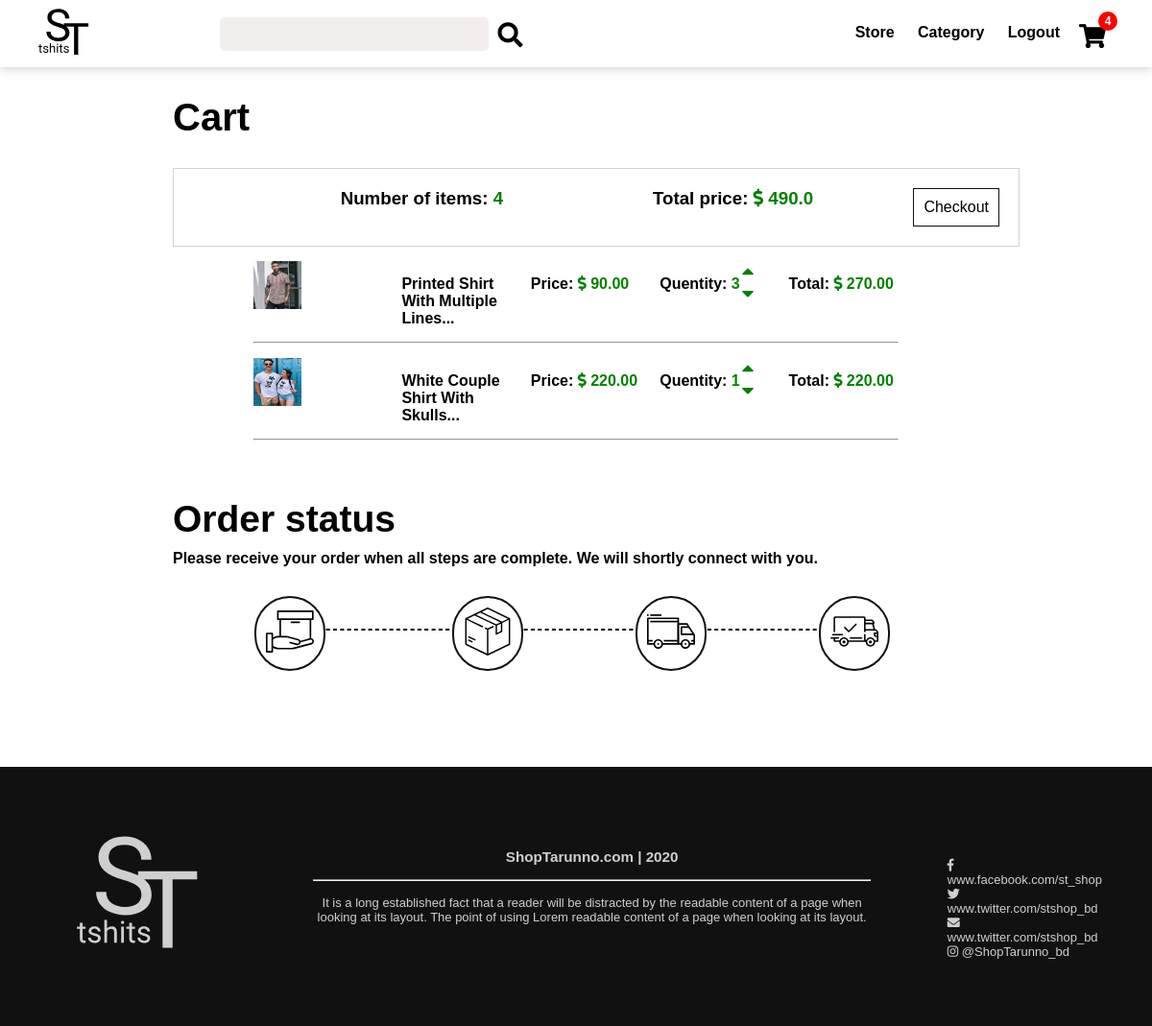
/cart/ (signed in), run on an earlier commit of the app's database.
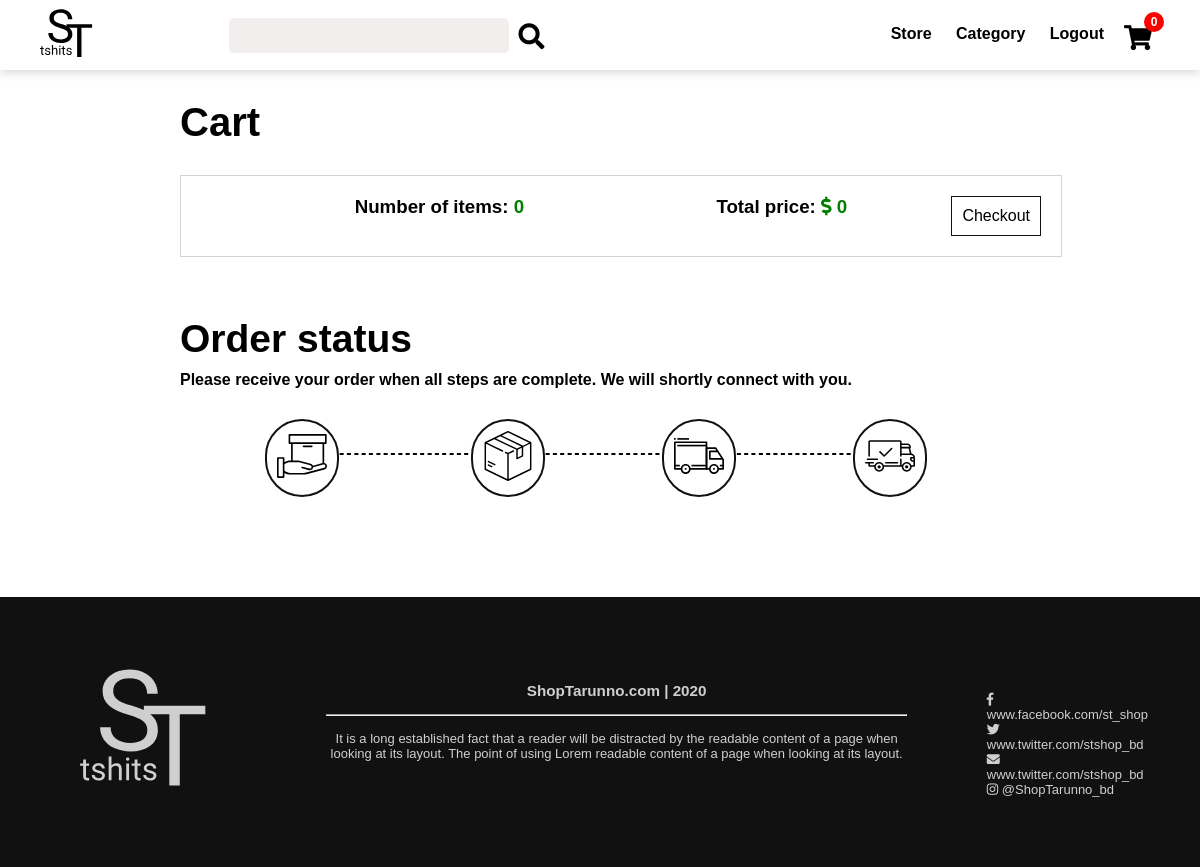
And on a later commit of the database.
### store/models.py (models this page shows, shortened)
class Order(models.Model):
    customer = models.ForeignKey(Customer, on_delete=models.SET_NULL, null=True, blank=True)
    date = models.DateTimeField(default=timezone.now)
    complete = models.BooleanField(default=False, null=True, blank=True)
    transaction_id = models.CharField(max_length=200, null=True, blank=True)
    order_placed = models.BooleanField(default = False, null=True, blank=True)
    order_packed = models.BooleanField(default = False, null=True, blank=True)
    order_shipping = models.BooleanField(default = False, null=True, blank=True)
    order_shipped = models.BooleanField(default = False, null=True, blank=True)
    @property
    def get_cart_total(self):
        items = self.orderitem_set.all()
        total = sum([item.get_total for item in items])
        return total
    @property
    def get_cart_total_item(self):
        items = self.orderitem_set.all()
        total = sum([item.quentity for item in items])
        return total

class OrderItem(models.Model):
    product = models.ForeignKey(Product, on_delete=models.CASCADE, null=True, blank=True)
    order = models.ForeignKey(Order, on_delete=models.CASCADE, null=True, blank=True)
    quentity = models.IntegerField(default=0, null=True, blank=True)
    date =  models.DateTimeField(default=timezone.now)
    @property
    def get_total(self):
        total = self.product.price * self.quentity
        return total

class Product(models.Model):
    name = models.CharField(max_length=100, null=True)
    price = models.FloatField(null=True)
    category = models.ManyToManyField(Category, null=True)
    image = models.ImageField(null=True, blank=True, upload_to='product/')
    on_sell = models.BooleanField(default=False, null=True)
    date = models.DateTimeField(default=timezone.now)
    on_stock = models.BooleanField(default=True, null=True)
    delivery = models.BooleanField(default=False, null=True)

### store/views.py (the view)
# urls.py: path('cart/', views.cart, name='cart'),
def cart(request):
    categories = Category.objects.all()
    data = cartData(request)
    order = data['order']
    items = data['items']
    if order.complete:
        orders = order.orderitem_set.all()
        for i in orders:
            i.delete()
        order.delete()
    context = {
        'order': order,
        'items': items,
        'categories': categories,
        'title': 'Cart'
    }
    return render(request, 'store/cart.html', context)

### store/cart.py (called while the page is built)
def cartData(request):
    if request.user.is_authenticated:
        customer = request.user.customer
        order, created = Order.objects.get_or_create(customer=customer)
        items = order.orderitem_set.all()
    else:
        cookieData = cookieCart(request)
        order = cookieData['order']
        items = cookieData['items']
    return {'items': items, 'order': order}

### store/templates/store/cart.html (shortened to what this page needs)
{% extends 'store/base.html' %}
{% load static %}
{% block body %}
<link rel="stylesheet" href="{% static 'css/cart.css' %}">
<div class="container">
	<h1 class="cart-heading">Cart</h1>
	<div class="inner-container">
		<div class="cart-index">
			<h3>Number of items: <span id="number">{{ order.get_cart_total_item }}</span></h3>
			<h3>Total price: <span id="number"><i class="fas fa-dollar-sign"></i> {{ order.get_cart_total }}</span></h3>
			<a class="checkout-btn" href="{% url 'checkout' %}"> Checkout </a>
		</div>
		<div class="cart-items">
			{% for item in items %}
				<div class="cart-item">
					<img src={{ item.product.image.url }} alt="Product image">
					<h4 class="cart-item-name">{{ item.product.name | slice:40 }}...</h4>
					<h4 class="cart-item-price">Price: <span id="number"><i class="fas fa-dollar-sign"></i> {{ item.product.price | floatformat:2 }}</span></h4>
					<div class="quentity">
						<h4 class="cart-item-quentity">Quentity: <span class="quentity-number" id="number">{{ item.quentity }}</span></h4>
						<div class="quentity-btn">
							<p class="up-btn update-item" data-product={{item.product.id}} data-action="add"><i class="fas fa-caret-up"></i></p>
							<p class="down-btn update-item" data-product={{item.product.id}} data-action="remove"><i class="fas fa-caret-down"></i></p>
						</div>
					</div>
					<h4 class="cart-item-total-price">Total: <span id="number"><i class="fas fa-dollar-sign"></i> {{ item.get_total | floatformat:2 }}</span></h4>
				</div>
				<hr>
			{% endfor %}
		</div>
	</div>
	{% if user.is_authenticated %}
		{% if order.complete != True %}
		<div class="my-order">
			<h1> Order status</h1>
			<h4>Please receive your order when all steps are complete. We will shortly connect with you.</h4>
			<div class="my-order-inner">
				{% if order.order_placed %}
					<div class="active-icon">
						<img src="{% static 'img/gift0.svg' %}">
					</div><p class="line active-line">------------------</p>
					<p class="shorter-line active-line">---</p>
				{% else %}
					<div class="icon">
						<img src="{% static 'img/gift.svg' %}">
					</div><p class="line">------------------</p>
				{% endif %}
				{% if order.order_packed %}
					<div class="active-icon">
						<img src="{% static 'img/box0.svg' %}">
					</div><p class="line active-line">----------------</p>
					<p class="shorter-line active-line">---</p>
				{% else %}
					<div class="icon">
						<img src="{% static 'img/box.svg' %}">
					</div><p class="line">----------------</p>
				{% endif %}
				{% if order.order_shipping %}
					<div class="active-icon">
						<img src="{% static 'img/truck0.svg' %}">
					</div><p class="line active-line">----------------</p>
					<p class="shorter-line active-line">---</p>
				{% else %}
					<div class="icon">
						<img src="{% static 'img/truck.svg' %}">
					</div><p class="line">----------------</p>
				{% endif %}
				{% if order.order_shipped %}
					<div class="active-icon">
						<img src="{% static 'img/shipped0.svg' %}">
					</div>
				{% else %}
					<div class="icon">
						<img src="{% static 'img/shipped.svg' %}">
					</div>
				{% endif %}
			</div>
		</div>
		{% endif %}
	{% endif %}
</div>
{% endblock body %}

### store/templates/store/base.html (shortened to what this page needs)
<!DOCTYPE html>
<html lang="en">
<head>
    {% load static %}
    <link rel="stylesheet" href="https://cdnjs.cloudflare.com/ajax/libs/font-awesome/5.7.2/css/all.min.css"  />
    <link rel="stylesheet" href="{% static 'css/base.css' %}">
</head>
<body>
    <header>
        <div class="header-container">
            <a href="{% url 'store' %}"><div class="logo">
                <img src={% static 'img/logo.svg' %} alt="logo">
            </div></a>
            <div class="search">
                <input type="text" name="search" autocomplete="off">
            </div>
            <div style="cursor: pointer;" class="search-btn"><i class="fas fa-search"></i></div>
            <div class="cart-icon">
                <a href="{% url 'cart' %}"><i class="fas fa-shopping-cart"><p class="cart-number">{{ order.get_cart_total_item }}</p></i></a>
            </div>
            <nav>
                <ul>
                    <li class="home-btn"><a href="{% url 'store' %}">Store</a></li>
                    <li class="category-btn">Category
                    </li>
                    {% if user.is_authenticated %}
                        <li class="logout-btn">Logout</li>
                    {% else %}
                        <li><a class="login-btn" href="{% url 'login' %}">Login</a></li>
                        <li><a class="signup-btn" href="{% url 'signup' %}">Signup</a></li>
                    {% endif %}
                </ul>
            </nav>
        </div>
    </header>
    {% block body %}
    {% endblock body %}
    <div class="footer">
        <img src="{% static 'img/logo2.svg' %}" alt="logo">
        <div class="footer-text">
            <h3>ShopTarunno.com | 2020</h3><br><br>
            <hr><br>
            <p>It is a long established fact that a reader will be distracted by
                the readable content of a page when looking at its layout. The point of using Lorem
                readable content of a page when looking at its layout.
            </p>
        </div>
        <div class="contacts">
            <i class="fab fa-facebook-f"></i> <p>www.facebook.com/st_shop</p><br>
            <i class="fab fa-twitter"></i> <p>www.twitter.com/stshop_bd</p><br>
            <i class="fas fa-envelope"></i> <p>www.twitter.com/stshop_bd</p><br>
            <i class="fab fa-instagram"></i> <p>@ShopTarunno_bd</p><br>
        </div>
    </div>
</body>
</html>

### static/css/base.css (style rules this page uses)
body { margin: 0px; padding: 0px; font-family: 'Arial', sans-serif; overflow-x: hidden; background-color: white; }
* { margin: 0px; padding: 0px; }
html { overflow-x: hidden; }
header { position: fixed; top: 0px; height: 70px; width: 100%; box-shadow: 0px 2px 10px lightgray; background-color: white; z-index: 100; }
.header-container { margin: 0px 40px; }
.logo { display: inline; float: left; }
.logo img { height: 70px; }
.search { float: left; display: inline; margin-left: 60px; }
.search input { border: none; border-radius: 5px; background-color: #F3EEEE; padding: 10px; width: 260px; margin-left: 60px; margin-top: 18px; margin-right: 10px; }
.search-btn { float: left; display: inline; }
.search-btn i { font-size: 26px; margin-top: 23px; }
nav { float: right; display: inline; margin-top: 25px; }
nav ul { display: inline; }
nav > ul > li { display: inline; list-style: none; padding-left: 10px; padding-right: 10px; font-weight: bold; }
nav ul li a { text-decoration: none; color: black; }
.cart-icon { float: right; display: inline; width: 26px; margin-right: 10px; margin-left: 10px; margin-top: 25px; }
.cart-icon i, .menu-icon i { font-size: 25px; }
.cart-icon i p { font-family: 'Arial', sans-serif; font-size: 12px; color: white; }
.cart-number { text-align: center; background-color: red; border-radius: 10px; position: absolute; top: 12px; width: 20px; height: 20px; margin-left: 20px; line-height: 20px; }
.cart-icon a { color: black; }
.footer { position: relative; bottom: 0px; margin-top: 100px; font-size: 13px; display: flex; height: 270px; background-color: #111; color: #CFCFCF; }
.footer img { width: 200px; padding: 50px; margin-left: 30px; }
.footer .footer-text { padding: 30px; text-align: center; margin-top: 55px; }
.footer-text h3 { display: inline; }
.footer .contacts { width: 320px; padding: 50px; margin-top: 45px; }
.footer .contacts p { font-weight: lighter; display: inline; font-family: 'Arial', sans-serif; }

### static/css/cart.css (style rules this page uses)
.container { margin-top: 70px; min-height: 50vh; }
.cart-heading { font-size: 40px; width: 70%; margin: auto; padding-top: 30px; padding-bottom: 30px; }
.inner-container { width: 70%; margin: auto; }
.cart-index { width: 100%; display: grid; grid-template-columns: 1fr 1fr .6fr; justify-items: end; align-items: start; border: 0.01cm solid lightgray; padding: 20px; }
.cart-index h3 { display: inline; float: left; }
.cart-index a { float: right; text-decoration: none; color: black; border: 1px solid #111; padding: 10px; transition: .3s; }
#number { color: green; }
.my-order { display: block; width: 70%; margin: auto; padding-top: 60px; }
.my-order h1 { font-size: 39px; }
.my-order-inner { display: flex; width: 100%; margin: 30px auto; width: 670px; }
.my-order .icon { padding: 10px; border: 2px solid #111; border-radius: 40px; display: inline-block; }
.my-order img { height: 50px; width: 50px; display: inline-flex; color: green; }
.my-order .line { display: inline; padding: -20px; line-height: 67px; font-weight: bold; letter-spacing: 2px; }
.my-order h4 { margin: 10px 0px; }

What changed in the data, as far as the page shows it:
removed OrderItem: product.image (picture), product.name "Printed Shirt With Multiple Lines", product.price "90.00", quentity "3", get_total "270.00"
removed OrderItem: product.image (picture), product.name "White Couple Shirt With Skulls", product.price "220.00", quentity "1", get_total "220.00"
computed for Order: get_cart_total_item "4" → "0"; get_cart_total "490.0" → "0"
